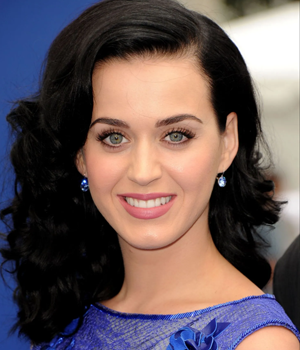
#> input picture images/S02_C01/faces/face1.png, 300 x 350 px, found by its file name; its folder holds only this picture in this run
$ jupyter execute --allow-errors Chapter01_Dimensionality_Reduction.ipynb
#> lines starting #> are read from the running program, lines starting #| are printed output that depends on the picture
<a href="https://colab.research.google.com/github/MamoMGD1/ML_101/blob/main/notebook/Section02_Unsupervised_Learning/Chapter01_Dimensionality_Reduction.ipynb" target="_parent"></a>

# **DIMENSIONALITY REDUCTION**

In our previous chapter on **clustering**, we worked with data that had only **two features** per sample. This made it easy for us to **plot the data in a 2D space**, apply clustering algorithms like K-Means or DBSCAN, and visually confirm whether the clusters made sense.

We also mentioned that these clustering techniques can easily scale to **higher-dimensional data** — datasets with dozens or even hundreds of features. And that’s absolutely true: mathematically, nothing stops us from clustering in 20 or even 200 dimensions.

But here’s the catch: **how do we make sense of that many dimensions?**
We can't *see* it. We can't *feel* it. And without that intuition, it’s easy to get lost.

Moreover, as we discussed earlier in the **supervised learning** section, throwing in more features isn’t always a good thing. More features often mean **more parameters** for our model to learn — and that raises the **risk of overfitting**. Your model might start memorizing noise or meaningless correlations instead of learning what actually matters.

And let’s leave overfitting aside for a moment — in the real world, **hardware** becomes your biggest bottleneck. Training frontier models like **GPT‑4** for example, has been estimated to cost **tens of millions of dollars**, primarily due to the enormous number of parameters, data, and GPU compute required.

> According to the paper *“The rising costs of training frontier AI models”* (Cottier et al., 2024), the **amortized cost of hardware and energy alone** for GPT‑4 training is estimated to be around **\$40 million**, while **total project-level expenses** are believed to be **well over \$100 million**.
>
> 📄 [The rising costs of training frontier AI models](https://arxiv.org/abs/2405.21015)

This highlights the value of techniques like dimensionality reduction — where fewer features can mean not only simpler, faster models but **massive savings** in real-world deployment.

So this is where **Dimensionality Reduction** steps in. It's the process of transforming high-dimensional data into a **lower-dimensional representation**, without losing the key patterns that make the data meaningful.

---

### **Why do we need it?**

- **Clarity:** We can't visualize 1000-dimensional space — but we *can* see beautiful patterns when projected to 2D or 3D.
- **Speed:** Fewer dimensions mean **faster computations** — not just for training but for inference too.
- **Noise Reduction:** Most high-dimensional data is filled with **redundant or irrelevant information**. Reducing dimensions removes the junk.
- **Overfitting Prevention:** Too many parameters make it easier for models to overfit. Fewer inputs = **simpler, more generalizable models**.
- **Lower Cost:** Fewer parameters = **less GPU usage**, less electricity, and reduced training time — a massive factor at scale.
- **Better Clustering:** When data is reduced into a compact, dense space, clustering algorithms often **perform better and more consistently**.
- **Feature Insight:** Sometimes, the new dimensions themselves reveal hidden truths — like discovering underlying topics in texts, or patterns in genetic expressions.

Dimensionality reduction helps us **see** and **work with** the data better — not by removing the information, but by condensing it into its most expressive form.

## **Principal Component Analysis (PCA)**

Imagine you're handed a spreadsheet with **hundreds of columns** — let's say it's customer data with age, income, spending habits, favorite product categories, time spent on the website, click behavior, and more.

But you know not all of these features are giving *unique* information: Age and income might be related, but people who spend more time browsing often click more too, so they both are basically following the same trace. These two features are just **echoes** of others.

That’s where **PCA** comes in.

Instead of looking at these features one by one, PCA rotates the entire coordinate system and asks:
> “Which **directions** in this tangled data cloud tell me the *most* about the shape of the data?”

Those directions are called the **Principal Components**.

Each Principal Component is a new "meta-feature" that **mixes the original features**, but in just the right way to capture the **maximum variation** in your data.

---

### **Think of it Like This:**

Let’s say you’re trying to **track a bird’s motion while flying**.

* If you place a camera **on the ground facing up** (looking at the bird from below), you might be able to measure how far the bird moves forward — but you’ll **lose information about how high it flies**.
* If instead you place a camera **right in front of the bird**, you can track how its **height changes**, but this time you’ll lose sight of its **forward or backward movement**.

Clearly, the way you view the scene affects **what you capture**.

But what if you place the camera **on the side**, at the perfect angle that captures both its forward movement *and* its height change?
Now, you're able to see the **most complete picture** in just two dimensions — without needing to see the full 3D space.

That’s exactly what PCA does: it **finds the best angle** to project high-dimensional data into a lower dimension — while **preserving the most information** possible.

You could also tilt the camera to a **diagonal front-side view**. You’d still capture both directions, but now the **motion doesn’t look as clear or realistic**. The bird’s speed and direction may seem distorted. That’s because you’re no longer aligned with the directions of **maximum variance**.

To understand what this “variance” really means, let’s move on to another example.

---

### **Capturing Group Photos**

Suppose you’re taking a group photo of 10 people standing in a line.

<div align="center">

</div>

- If you snap the photo from the **side** of the line, everyone’s heads overlap. The photo captures **very little variation** in position — the differences are hidden.
- If you move a bit, you start to see more separation — still not great.
- But if you take the photo from the **front**, now every person is spaced out clearly — the image captures the **highest variance** in positions.

That’s what PCA does: it rotates the “camera” to capture your data from the **clearest angle**, so everything is **spread out** and easier to work with.

This is also **dimension reduction** in action — the real world is 3D, but the photo is 2D. Yet, the right projection captures almost everything that matters.

## **PCA Algorithm**

A high-level overview of how PCA works would be:

1. **Center the data**
   Shift the data so the average of each feature is zero — this makes calculations cleaner.

2. **Build the Covariance Matrix**
   This matrix tells you which features move together and how strongly.

3. **Find the Eigenvectors and Eigenvalues**
   These give you the **axes of maximum variance** (Principal Components) and **how much** each one matters.

4. **Select Top k Components**
   You keep the top directions (the ones with the highest eigenvalues) — these capture most of the signal.

---

### **The Principal Components**

Each Principal Component is:
- A **new axis** created from a **blend** of your original features.
- Chosen to maximize variance, meaning it captures **what’s different and important** in your data.

Think of it as inventing a new feature like:
> *PC1 = 0.6 × income + 0.3 × browsing time − 0.2 × complaint rate − 0.1 × refund requests*

...which might represent something like **engagement level** — a pattern that wasn’t clearly visible in any one feature but becomes obvious when combined smartly.

---

## **When Would You Actually Use PCA?**

Any time you have **too many features**, especially when:
- The features are **correlated**
- You want to **visualize high-dimensional data**
- You're preparing data for **clustering or classification**
- You want to **compress** or simplify without losing meaning

[cell 1]
import numpy as np
import pandas as pd
import matplotlib.pyplot as plt
from sklearn.datasets import make_blobs

[cell 2]
class PCA:
    def __init__(self, n_components):
        self.n_components = n_components
        self.components = None
        self.mean = None

    def fit(self, X):
        # Center the data
        self.mean = np.mean(X, axis=0)
        X_centered = X - self.mean

        # Covariance matrix
        cov_matrix = np.cov(X_centered, rowvar=False)

        # Eigen decomposition
        eigenvalues, eigenvectors = np.linalg.eigh(cov_matrix)

        # Sort eigenvectors by eigenvalues descending
        sorted_idx = np.argsort(eigenvalues)[::-1]
        eigenvectors = eigenvectors[:, sorted_idx]

        # Keep only the first n_components
        self.components = eigenvectors[:, :self.n_components]

    def transform(self, X):
        # Project data onto principal components
        X_centered = X - self.mean
        return X_centered @ self.components

    def fit_transform(self, X):
        self.fit(X)
        return self.transform(X)

[cell 3]
# Generate 3D clustered data
X, y = make_blobs(n_samples=300, centers=3, n_features=3, cluster_std=2.5, random_state=42)

# Plot original 3D data with clusters
fig = plt.figure(figsize=(7, 6))
ax = fig.add_subplot(111, projection='3d')

scatter = ax.scatter(X[:, 0], X[:, 1], X[:, 2], c=y, cmap='viridis', alpha=0.6)
ax.set_title("Original 3D Clustered Data")
plt.show()
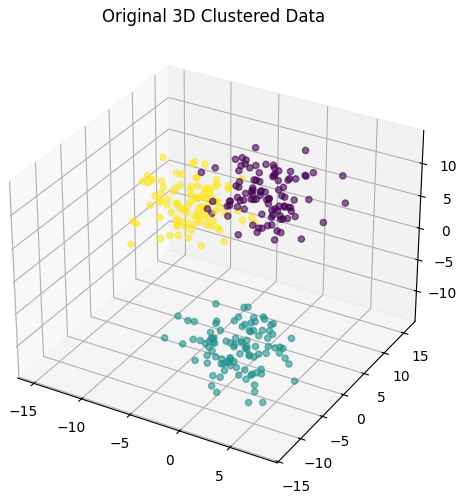
#> figure drawn by matplotlib, 1 panel

# Fit PCA to reduce from 3D -> 2D
pca_2d = PCA(n_components=2)
X_2d = pca_2d.fit_transform(X)

plt.figure(figsize=(6, 6))
plt.scatter(X_2d[:, 0], X_2d[:, 1], c=y, cmap='viridis', alpha=0.7)
plt.title("PCA Reduced to 2D")
plt.xlabel("PC1")
plt.ylabel("PC2")
plt.grid()
plt.show()
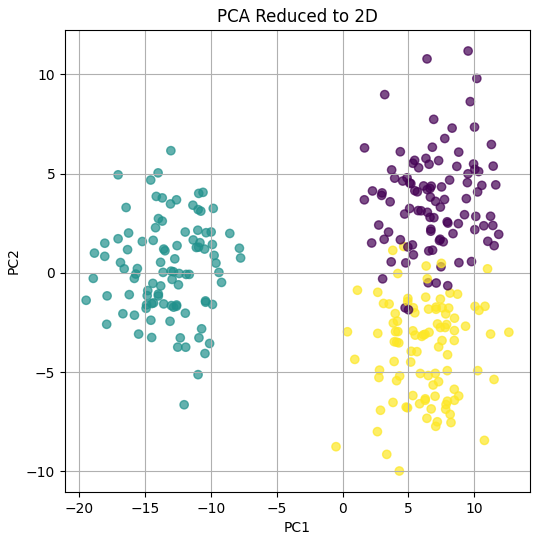
#> figure drawn by matplotlib, 1 panel

### **PCA Example: Students’ Grades**

Imagine you have student grade data across **six subjects**: Math, Physics, Chemistry, Biology, Geography, and History. Each subject is a **feature** — a dimension. So with six subjects, each student is a point in **6D space**. Visualizing or analyzing in 6D is *impossible* for humans — even 3D plots can feel messy and confusing.

Now, a naive solution would be to just choose two subjects and plot those — say, Math vs. History.
But that throws away **4 out of 6 features** — a lot of useful information.

Instead, we use **PCA** to compress the data **intelligently**:

* **PC1 (First Principal Component)** might be something like:
  `PC1 = 0.5 × Math + 0.4 × Physics + 0.3 × Chemistry − 0.2 × History − 0.1 × Geography`
  So students with high PC1 values are likely strong in STEM subjects and less so in humanities.

* **PC2 (Second Principal Component)** could be something like:
  `PC2 = 0.5 × History + 0.4 × Geography − 0.3 × Math`
  This might reflect students with strengths in Social Sciences, regardless of their STEM scores.

So instead of 6 separate axes, you now have **2 smarter axes** that:

* Combine your original features,
* Explain the **maximum variance** possible,
* Help you **see clusters, trends, or outliers** clearly in 2D.

This way, you keep most of the useful information — but in a much simpler form that still tells you:

* What kind of learners exist in your dataset,
* Whether some students are “balanced” across domains,
* Or if others lean strongly toward specific academic areas.

[cell 4]
# Simulate data for 200 students: [Math, Physics, Chemistry, Biology, Geography, History]
np.random.seed(42)
student_per_cluster = 100

# STEM scores: generally higher for some students
stem_students = np.random.normal(loc=[85, 80, 78, 75, 60, 55], scale=15, size=(student_per_cluster, 6))
# Humanities-heavy students
humanities_students = np.random.normal(loc=[60, 55, 58, 60, 80, 85], scale=15, size=(student_per_cluster, 6))

# Combine them
students = np.vstack([stem_students, humanities_students])

# Create DataFrame
subjects = ['Math', 'Physics', 'Chemistry', 'Biology', 'Geography', 'History']
df = pd.DataFrame(students, columns=subjects)

display(df.head())

# Apply PCA to reduce 6D -> 2D
pca = PCA(n_components=2)
X_pca = pca.fit_transform(df.values)

print(f"Original shape: {df.shape}")
print(f"Reduced shape: {X_pca.shape}")

# Visualize
plt.figure(figsize=(6, 4))
plt.scatter(X_pca[:student_per_cluster, 0], X_pca[:student_per_cluster, 1], label='STEM Lovers')
plt.scatter(X_pca[student_per_cluster:, 0], X_pca[student_per_cluster:, 1], label='Humanities Lovers')
plt.title("Students clustered by Principal Components")
plt.xlabel("PC1")
plt.ylabel("PC2")
plt.legend()
plt.grid()
plt.show()
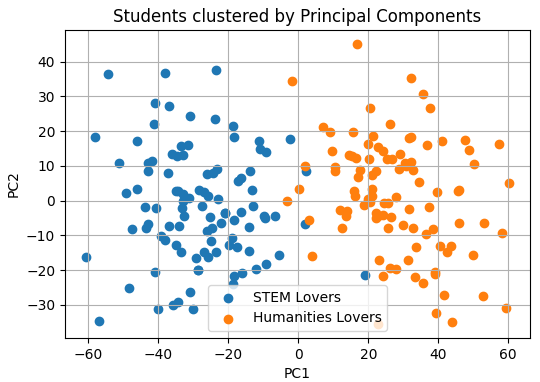
#> figure drawn by matplotlib, 1 panel
#> `img = Image.open(BytesIO(requests.get(url).content)).convert('L')`:
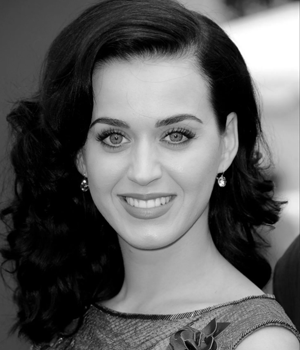
#> img: PIL image 300x350 L; min 0, max 255, mean 92.9

### **Image Compression**

In this example, we load six grayscale face images and apply **PCA** to each one individually. PCA reduces the number of dimensions (pixels) by keeping only the **top `n` principal components**, which capture most of the important variation in the image.

* The **original images** are 350×300 pixels → **105,000 pixels (parameters)** per image.
* After PCA, each image is represented using only **n components (20 by default)**, plus a mean vector — reducing the image to **a tiny fraction of its original size** while keeping the structure recognizable.

But **how does PCA know what to keep?**
PCA identifies patterns in the data by analyzing which **directions (linear combinations of pixels)** show the most **variation** — in faces, that might be the curve of the jaw, the position of eyes, or shadows under the nose. It keeps those directions with the highest variance and discards the rest. The result is a **compressed version** that captures the essential **shapes and structures** of faces without storing every pixel individually.

[cell 5]
from sklearn.decomposition import PCA
import requests
from PIL import Image
from io import BytesIO

# Test with multiple component values
n_components_list = [5, 10, 20]

# Helper to apply PCA to each channel
def compress_image_pca(img_array, n_components=50):
    pca = PCA(n_components=n_components)
    reduced = pca.fit_transform(img_array)
    restored = pca.inverse_transform(reduced)
    return np.clip(restored, 0, 255).astype(np.uint8)

# Load all 6 images
originals = []
#> (the rest of this cell did not finish here and is left out)

## **t-distributed Stochastic Neighbor Embedding (t-SNE)**

PCA gave us our first step into the world of **dimensionality reduction** — it projects data into directions of maximum variance, keeping the **most “spread out” information** while reducing dimensions. But PCA is inherently **linear**. It fails to capture the **curved or complex structures** that often exist in real-world data.That’s where **t-SNE** (t-distributed Stochastic Neighbor Embedding) comes in.

While PCA tries to **preserve global structure** (the overall shape), t-SNE focuses on preserving **local neighborhoods** — it wants similar things to stay close, even if the overall structure is distorted. This makes t-SNE perfect for **visualizing clusters** in datasets like handwritten digits, where small nonlinear patterns matter a lot.

---

### **Digits Dataset: PCA vs. t-SNE**

In the PCA plot, we still see some clustering, but digits often overlap — because PCA treats the digit images as flat patterns and keeps only the broadest trends.

In contrast, t-SNE **pulls similar digits tightly together** and **pushes different ones apart**, forming beautiful, dense clusters. It’s like reshaping space so that each digit lives in its own island.

Even though t-SNE doesn’t tell us what the axes mean, it gives us something far more powerful: **insight into similarity**. It shows that digits like **0s**, **1s**, and **9s** have distinct “shapes” in high-dimensional space — and that’s the kind of understanding PCA alone could never give.

[cell 6]
from sklearn.datasets import load_digits
from sklearn.manifold import TSNE
import seaborn as sns

n = 20

# Load dataset
digits = load_digits()
X = digits.data
y = digits.target

# PCA projection
pca = PCA(n_components=2)
X_pca = pca.fit_transform(X)
sns.scatterplot(x=X_pca[:, 0], y=X_pca[:, 1], hue=y, palette='tab10')
plt.title('PCA Projection of MNIST Dataset')
plt.xlabel('PC1')
plt.ylabel('PC2')
plt.legend()
plt.grid(alpha=0.3)
plt.show()
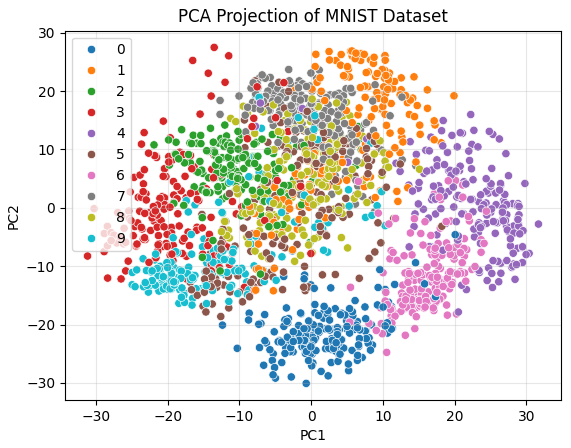
#> figure drawn by matplotlib, 1 panel

# t-SNE projection
tsne = TSNE(n_components=2, random_state=42, perplexity=30)
X_tsne = tsne.fit_transform(X)
sns.scatterplot(x=X_tsne[:, 0], y=X_tsne[:, 1], hue=y, palette='tab10')
plt.title('t-SNE Projection of MNIST Dataset')
plt.xlabel('tSNE1')
plt.ylabel('tSNE2')
plt.legend()
plt.grid(alpha=0.3)
plt.show()
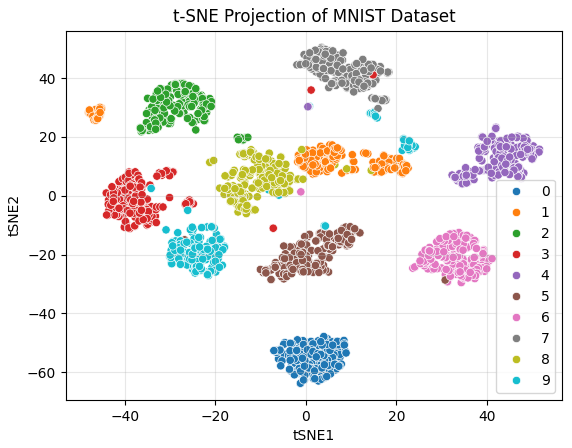
#> figure drawn by matplotlib, 1 panel
